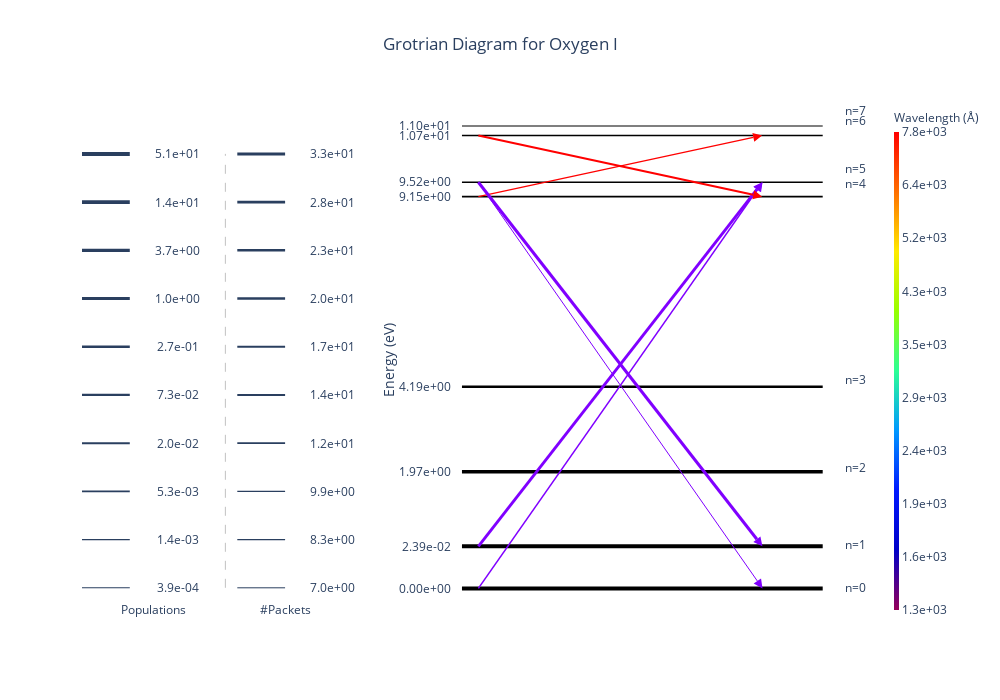

Here is the notebook cell this chart was saved with:
### Code cell
diag = GrotrianWidget.from_simulation(sim)
diag.set_ion(8, 0) # O I
diag.display()

### Figure 1 — Plotly figure (JSON) as saved in the notebook; plotly's stock layout.template omitted (floating-point values rounded to 4 significant figures)
{"data": [{"hovertemplate": "Energy: 0.00e+00 eV<br>Population: 5.08e+01<extra></extra>", "line": {"color": "black", "width": 4.003}, "mode": "lines", "showlegend": false, "type": "scatter", "x": [-0.05, 0.07222, 0.1944, 0.3167, 0.4389, 0.5611, 0.6833, 0.8056, 0.9278, 1.05], "xaxis": "x2", "y": [0, 0, 0, 0, 0, 0, 0, 0, 0, 0], "yaxis": "y2"}, {"hovertemplate": "Energy: 2.39e-02 eV<br>Population: 3.97e+01<extra></extra>", "line": {"color": "black", "width": 3.941}, "mode": "lines", "showlegend": false, "type": "scatter", "x": [-0.05, 0.07222, 0.1944, 0.3167, 0.4389, 0.5611, 0.6833, 0.8056, 0.9278, 1.05], "xaxis": "x2", "y": [0.1, 0.1, 0.1, 0.1, 0.1, 0.1, 0.1, 0.1, 0.1, 0.1], "yaxis": "y2"}, {"hovertemplate": "Energy: 1.97e+00 eV<br>Population: 6.73e+00<extra></extra>", "line": {"color": "black", "width": 3.489}, "mode": "lines", "showlegend": false, "type": "scatter", "x": [-0.05, 0.07222, 0.1944, 0.3167, 0.4389, 0.5611, 0.6833, 0.8056, 0.9278, 1.05], "xaxis": "x2", "y": [0.2772, 0.2772, 0.2772, 0.2772, 0.2772, 0.2772, 0.2772, 0.2772, 0.2772, 0.2772], "yaxis": "y2"}, {"hovertemplate": "Energy: 4.19e+00 eV<br>Population: 1.38e-01<extra></extra>", "line": {"color": "black", "width": 2.499}, "mode": "lines", "showlegend": false, "type": "scatter", "x": [-0.05, 0.07222, 0.1944, 0.3167, 0.4389, 0.5611, 0.6833, 0.8056, 0.9278, 1.05], "xaxis": "x2", "y": [0.4799, 0.4799, 0.4799, 0.4799, 0.4799, 0.4799, 0.4799, 0.4799, 0.4799, 0.4799], "yaxis": "y2"}, {"hovertemplate": "Energy: 9.15e+00 eV<br>Population: 4.25e-03<extra></extra>", "line": {"color": "black", "width": 1.614}, "mode": "lines", "showlegend": false, "type": "scatter", "x": [-0.05, 0.07222, 0.1944, 0.3167, 0.4389, 0.5611, 0.6833, 0.8056, 0.9278, 1.05], "xaxis": "x2", "y": [0.9319, 0.9319, 0.9319, 0.9319, 0.9319, 0.9319, 0.9319, 0.9319, 0.9319, 0.9319], "yaxis": "y2"}, {"hovertemplate": "Energy: 9.52e+00 eV<br>Population: 1.74e-03<extra></extra>", "line": {"color": "black", "width": 1.386}, "mode": "lines", "showlegend": false, "type": "scatter", "x": [-0.05, 0.07222, 0.1944, 0.3167, 0.4389, 0.5611, 0.6833, 0.8056, 0.9278, 1.05], "xaxis": "x2", "y": [0.9662, 0.9662, 0.9662, 0.9662, 0.9662, 0.9662, 0.9662, 0.9662, 0.9662, 0.9662], "yaxis": "y2"}, {"hovertemplate": "Energy: 1.07e+01 eV<br>Population: 2.48e-03<extra></extra>", "line": {"color": "black", "width": 1.477}, "mode": "lines", "showlegend": false, "type": "scatter", "x": [-0.05, 0.07222, 0.1944, 0.3167, 0.4389, 0.5611, 0.6833, 0.8056, 0.9278, 1.05], "xaxis": "x2", "y": [1.077, 1.077, 1.077, 1.077, 1.077, 1.077, 1.077, 1.077, 1.077, 1.077], "yaxis": "y2"}, {"hovertemplate": "Energy: 1.10e+01 eV<br>Population: 3.85e-04<extra></extra>", "line": {"color": "black", "width": 1.003}, "mode": "lines", "showlegend": false, "type": "scatter", "x": [-0.05, 0.07222, 0.1944, 0.3167, 0.4389, 0.5611, 0.6833, 0.8056, 0.9278, 1.05], "xaxis": "x2", "y": [1.1, 1.1, 1.1, 1.1, 1.1, 1.1, 1.1, 1.1, 1.1, 1.1], "yaxis": "y2"}, {"hovertemplate": "Count: 11<br>Wavelength: 1.30e+03 Å<extra></extra>", "line": {"color": "#8000ff", "width": 1.583}, "marker": {"angleref": "previous", "color": "#8000ff", "size": 9, "symbol": "arrow-bar-up"}, "type": "scatter", "x": [0, 0.8665], "xaxis": "x2", "y": [0, 0.9662], "yaxis": "y2"}, {"hovertemplate": "Count: 31<br>Wavelength: 1.31e+03 Å<extra></extra>", "line": {"color": "#8000ff", "width": 2.919}, "marker": {"angleref": "previous", "color": "#8000ff", "size": 9, "symbol": "arrow-bar-up"}, "type": "scatter", "x": [0, 0.8662], "xaxis": "x2", "y": [0.1, 0.9662], "yaxis": "y2"}, {"hovertemplate": "Count: 9<br>Wavelength: 7.78e+03 Å<extra></extra>", "line": {"color": "#ff0000", "width": 1.324}, "marker": {"angleref": "previous", "color": "#ff0000", "size": 9, "symbol": "arrow-bar-up"}, "type": "scatter", "x": [0, 0.8653], "xaxis": "x2", "y": [0.9319, 1.077], "yaxis": "y2"}, {"hovertemplate": "Count: 7<br>Wavelength: 1.30e+03 Å<extra></extra>", "line": {"color": "#8000ff", "width": 1}, "marker": {"angleref": "previous", "color": "#8000ff", "size": 9, "symbol": "arrow-bar-up"}, "type": "scatter", "x": [0, 0.8665], "xaxis": "x2", "y": [0.9662, 0], "yaxis": "y2"}, {"hovertemplate": "Count: 33<br>Wavelength: 1.31e+03 Å<extra></extra>", "line": {"color": "#8000ff", "width": 3}, "marker": {"angleref": "previous", "color": "#8000ff", "size": 9, "symbol": "arrow-bar-up"}, "type": "scatter", "x": [0, 0.8662], "xaxis": "x2", "y": [0.9662, 0.1], "yaxis": "y2"}, {"hovertemplate": "Count: 17<br>Wavelength: 7.78e+03 Å<extra></extra>", "line": {"color": "#ff0000", "width": 2.144}, "marker": {"angleref": "previous", "color": "#ff0000", "size": 9, "symbol": "arrow-bar-up"}, "type": "scatter", "x": [0, 0.8653], "xaxis": "x2", "y": [1.077, 0.9319], "yaxis": "y2"}, {"hoverinfo": "none", "marker": {"cmax": 8.959, "cmin": 7.172, "colorbar": {"outlinewidth": 0, "thickness": 5, "ticktext": ["1.3e+03", "1.6e+03", "1.9e+03", "2.4e+03", "2.9e+03", "3.5e+03", "4.3e+03", "5.2e+03", "6.4e+03", "7.8e+03"], "tickvals": [7.172, 7.37, 7.569, 7.767, 7.966, 8.165, 8.363, 8.562, 8.76, 8.959], "title": {"font": {"size": 12}, "text": "Wavelength (Å)"}}, "colorscale": [[0, "rgb(150,0,90)"], [0.125, "rgb(0,0,200)"], [0.25, "rgb(0,25,255)"], [0.375, "rgb(0,152,255)"], [0.5, "rgb(44,255,150)"], [0.625, "rgb(151,255,0)"], [0.75, "rgb(255,234,0)"], [0.875, "rgb(255,111,0)"], [1, "rgb(255,0,0)"]], "showscale": true}, "mode": "markers", "type": "scatter", "x": [null], "xaxis": "x2", "y": [null], "yaxis": "y2"}], "layout": {"annotations": [{"showarrow": false, "text": "n=0", "x": 1.15, "xref": "x2", "y": 0}, {"showarrow": false, "text": "n=1", "x": 1.15, "xref": "x2", "y": 0.1}, {"showarrow": false, "text": "n=2", "x": 1.15, "xref": "x2", "y": 0.2772}, {"showarrow": false, "text": "n=3", "x": 1.15, "xref": "x2", "y": 0.4799}, {"showarrow": false, "text": "n=4", "x": 1.15, "xref": "x2", "y": 0.9319}, {"showarrow": false, "text": "n=5", "x": 1.15, "xref": "x2", "y": 0.9662}, {"showarrow": false, "text": "n=6", "x": 1.15, "xref": "x2", "y": 1.077}, {"showarrow": false, "text": "n=7", "x": 1.15, "xref": "x2", "y": 1.1}, {"showarrow": false, "text": "3.9e-04", "x": 0.5, "xref": "x", "y": 0, "yref": "y"}, {"showarrow": false, "text": "1.4e-03", "x": 0.5, "xref": "x", "y": 0.1111, "yref": "y"}, {"showarrow": false, "text": "5.3e-03", "x": 0.5, "xref": "x", "y": 0.2222, "yref": "y"}, {"showarrow": false, "text": "2.0e-02", "x": 0.5, "xref": "x", "y": 0.3333, "yref": "y"}, {"showarrow": false, "text": "7.3e-02", "x": 0.5, "xref": "x", "y": 0.4444, "yref": "y"}, {"showarrow": false, "text": "2.7e-01", "x": 0.5, "xref": "x", "y": 0.5556, "yref": "y"}, {"showarrow": false, "text": "1.0e+00", "x": 0.5, "xref": "x", "y": 0.6667, "yref": "y"}, {"showarrow": false, "text": "3.7e+00", "x": 0.5, "xref": "x", "y": 0.7778, "yref": "y"}, {"showarrow": false, "text": "1.4e+01", "x": 0.5, "xref": "x", "y": 0.8889, "yref": "y"}, {"showarrow": false, "text": "5.1e+01", "x": 0.5, "xref": "x", "y": 1, "yref": "y"}, {"showarrow": false, "text": "Populations", "x": 0.4, "xref": "x", "y": -0.05, "yref": "y"}, {"showarrow": false, "text": "7.0e+00", "x": 1.15, "xref": "x", "y": 0, "yref": "y"}, {"showarrow": false, "text": "8.3e+00", "x": 1.15, "xref": "x", "y": 0.1111, "yref": "y"}, {"showarrow": false, "text": "9.9e+00", "x": 1.15, "xref": "x", "y": 0.2222, "yref": "y"}, {"showarrow": false, "text": "1.2e+01", "x": 1.15, "xref": "x", "y": 0.3333, "yref": "y"}, {"showarrow": false, "text": "1.4e+01", "x": 1.15, "xref": "x", "y": 0.4444, "yref": "y"}, {"showarrow": false, "text": "1.7e+01", "x": 1.15, "xref": "x", "y": 0.5556, "yref": "y"}, {"showarrow": false, "text": "2.0e+01", "x": 1.15, "xref": "x", "y": 0.6667, "yref": "y"}, {"showarrow": false, "text": "2.3e+01", "x": 1.15, "xref": "x", "y": 0.7778, "yref": "y"}, {"showarrow": false, "text": "2.8e+01", "x": 1.15, "xref": "x", "y": 0.8889, "yref": "y"}, {"showarrow": false, "text": "3.3e+01", "x": 1.15, "xref": "x", "y": 1, "yref": "y"}, {"showarrow": false, "text": "#Packets", "x": 0.95, "xref": "x", "y": -0.05, "yref": "y"}], "autosize": false, "height": 700, "plot_bgcolor": "white", "shapes": [{"line": {"width": 1.003}, "type": "line", "x0": 0.1, "x1": 0.3, "xref": "x", "y0": 0, "y1": 0, "yref": "y"}, {"line": {"width": 1.336}, "type": "line", "x0": 0.1, "x1": 0.3, "xref": "x", "y0": 0.1111, "y1": 0.1111, "yref": "y"}, {"line": {"width": 1.67}, "type": "line", "x0": 0.1, "x1": 0.3, "xref": "x", "y0": 0.2222, "y1": 0.2222, "yref": "y"}, {"line": {"width": 2.003}, "type": "line", "x0": 0.1, "x1": 0.3, "xref": "x", "y0": 0.3333, "y1": 0.3333, "yref": "y"}, {"line": {"width": 2.336}, "type": "line", "x0": 0.1, "x1": 0.3, "xref": "x", "y0": 0.4444, "y1": 0.4444, "yref": "y"}, {"line": {"width": 2.67}, "type": "line", "x0": 0.1, "x1": 0.3, "xref": "x", "y0": 0.5556, "y1": 0.5556, "yref": "y"}, {"line": {"width": 3.003}, "type": "line", "x0": 0.1, "x1": 0.3, "xref": "x", "y0": 0.6667, "y1": 0.6667, "yref": "y"}, {"line": {"width": 3.336}, "type": "line", "x0": 0.1, "x1": 0.3, "xref": "x", "y0": 0.7778, "y1": 0.7778, "yref": "y"}, {"line": {"width": 3.67}, "type": "line", "x0": 0.1, "x1": 0.3, "xref": "x", "y0": 0.8889, "y1": 0.8889, "yref": "y"}, {"line": {"width": 4.003}, "type": "line", "x0": 0.1, "x1": 0.3, "xref": "x", "y0": 1, "y1": 1, "yref": "y"}, {"line": {"color": "grey", "dash": "dash", "width": 0.5}, "type": "line", "x0": 0.7, "x1": 0.7, "xref": "x", "y0": 0, "y1": 1, "yref": "y"}, {"line": {"width": 1}, "type": "line", "x0": 0.75, "x1": 0.95, "xref": "x", "y0": 0, "y1": 0, "yref": "y"}, {"line": {"width": 1.222}, "type": "line", "x0": 0.75, "x1": 0.95, "xref": "x", "y0": 0.1111, "y1": 0.1111, "yref": "y"}, {"line": {"width": 1.444}, "type": "line", "x0": 0.75, "x1": 0.95, "xref": "x", "y0": 0.2222, "y1": 0.2222, "yref": "y"}, {"line": {"width": 1.667}, "type": "line", "x0": 0.75, "x1": 0.95, "xref": "x", "y0": 0.3333, "y1": 0.3333, "yref": "y"}, {"line": {"width": 1.889}, "type": "line", "x0": 0.75, "x1": 0.95, "xref": "x", "y0": 0.4444, "y1": 0.4444, "yref": "y"}, {"line": {"width": 2.111}, "type": "line", "x0": 0.75, "x1": 0.95, "xref": "x", "y0": 0.5556, "y1": 0.5556, "yref": "y"}, {"line": {"width": 2.333}, "type": "line", "x0": 0.75, "x1": 0.95, "xref": "x", "y0": 0.6667, "y1": 0.6667, "yref": "y"}, {"line": {"width": 2.556}, "type": "line", "x0": 0.75, "x1": 0.95, "xref": "x", "y0": 0.7778, "y1": 0.7778, "yref": "y"}, {"line": {"width": 2.778}, "type": "line", "x0": 0.75, "x1": 0.95, "xref": "x", "y0": 0.8889, "y1": 0.8889, "yref": "y"}, {"line": {"width": 3}, "type": "line", "x0": 0.75, "x1": 0.95, "xref": "x", "y0": 1, "y1": 1, "yref": "y"}], "showlegend": false, "title": {"text": "Grotrian Diagram for Oxygen I", "x": 0.5}, "width": 1000, "xaxis": {"anchor": "y", "domain": [0, 0.352], "fixedrange": true, "showticklabels": false}, "xaxis2": {"anchor": "y2", "domain": [0.472, 1], "fixedrange": true, "showticklabels": false}, "yaxis": {"anchor": "x", "domain": [0, 1], "fixedrange": true, "showticklabels": false}, "yaxis2": {"anchor": "x2", "domain": [0, 1], "fixedrange": true, "range": [0, null], "tickmode": "array", "ticktext": ["0.00e+00", "2.39e-02", "1.97e+00", "4.19e+00", "9.15e+00", "9.52e+00", "1.07e+01", "1.10e+01"], "tickvals": [0, 0.1, 0.2772, 0.4799, 0.9319, 0.9662, 1.077, 1.1], "title": {"standoff": 1, "text": "Energy (eV)"}}}}
